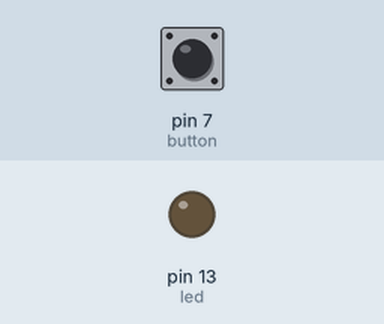
This sketch was run on a simulated Arduino Uno, built with avr-gcc and run on an emulated ATmega328P. Parts: output pins drawn as LEDs (lit = HIGH). The test bench sets the inputs (shaded band); at power-on: pin 7 (button) LOW.

Above: at 1.2 s.
1.3 s: pin 7 (button) pulled HIGH for 0.15 s
At 1.37 s:
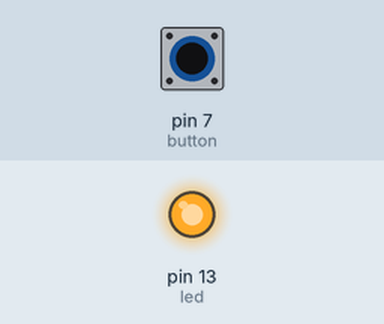
2.9 s: pin 7 (button) pulled HIGH for 3.2 s
At 6.9 s:
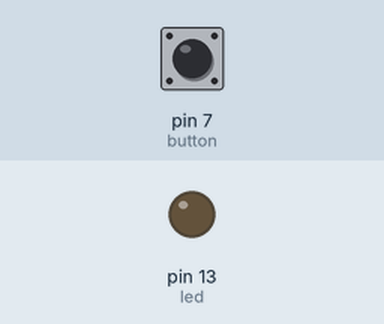
Timing chart, 0 to 8.4 s (numbered marks = the images above; inputs shaded):
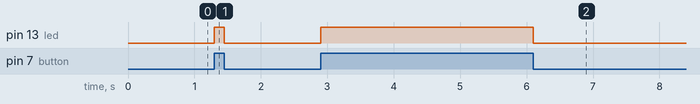

The sketch:

main.ino
```cpp
int button = 7;

int led = 13 ;
void setup() {

pinMode(button,INPUT);
pinMode(led,OUTPUT);

}

void loop() {

 if( digitalRead(button) ){

  digitalWrite(led,1);

  }else{  digitalWrite(led,0);
  }

}
```

Measured:
- after the input at 1.3 s, pin 13 (led): LOW → HIGH at once, → LOW 0.15 s later
- after the input at 2.9 s, pin 13 (led): LOW → HIGH at once, → LOW 3.2 s later
